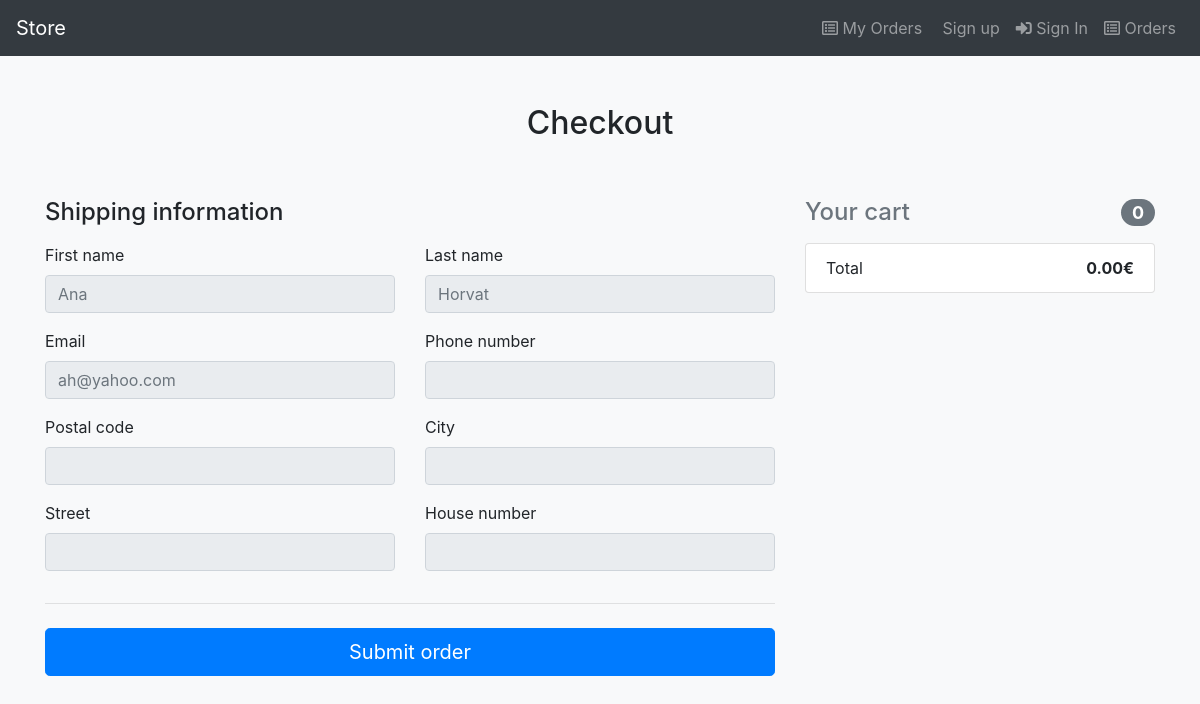
Screenshot of /index.php/checkout?userId=2 (signed in) with the database file from the repository.
### tables this page shows
create table user
(
   User_Id              int not null auto_increment,
   Username             varchar(30) not null,
   Address_Id           int,
   Role_Id              int not null,
   User_First_Name      varchar(30) not null,
   User_Last_Name       varchar(30) not null,
   User_Email           varchar(320) not null,
   User_Password        varchar(255) not null,
   User_Phone_Number    varchar(12),
   User_Confirmed       bool,
   UNIQUE (User_Email, User_Phone_Number, Username),
   primary key (User_Id)
);

### ViewHelper.php (called while the page is built, shortened)
<?php
class ViewHelper {
    public static function render($file, $variables = array()) {
        extract($variables);
        include($file);
        return ob_get_clean();
    }
}

### db/user.php (called while the page is built, shortened)
<?php
class user {
    public static function get($userId) {
        $db = DBInit::getInstance();
        $statement = $db->prepare("SELECT * FROM user WHERE User_Id =:userId");
        $statement->bindParam(":userId", $userId);
        $statement->execute();
        return $statement->fetch();
    }
}

### view/checkout.view.php (the view, shortened to what this page needs)
<?php
require_once("view/navbar.php")
?>
<!doctype html>
<html lang="en">
  <head>
  </head>
  <body class="bg-light">
    <div class="container">
      <div class="py-5 text-center">
        <h2>Checkout</h2>
      </div>
      <div class="row">
        <div class="col-md-4 order-md-2 mb-4">
          <h4 class="d-flex justify-content-between align-items-center mb-3">
            <span class="text-muted">Your cart</span>
            <span class="badge badge-secondary badge-pill"><?php echo sizeof($variables['cart'])?></span>
          </h4>
          <ul class="list-group mb-3">
            <li class="list-group-item d-flex justify-content-between">
              <span>Total</span>
              <strong><?php echo number_format($variables['totalPrice'], 2)?>€</strong>
            </li>
          </ul>
        </div>
        <div class="col-md-8 order-md-1">
          <h4 class="mb-3">Shipping information</h4>
          <form>
            <div class="row">
              <div class="col-md-6 mb-3">
                <label for="firstName">First name</label>
                <input type="text" class="form-control" id="firstName" placeholder="<?php echo $variables['user']['User_First_Name']?>" disabled>
              </div>
              <div class="col-md-6 mb-3">
                <label for="lastName">Last name</label>
                <input type="text" class="form-control" id="lastName" placeholder="<?php echo $variables['user']['User_Last_Name']?>" disabled>
              </div>
            </div>
            <div class="row">
              <div class="col-md-6 mb-3">
                <label for="email">Email</label>
                <input type="email" class="form-control" id="email" placeholder="<?php echo $variables['user']['User_Email']?>" disabled>
              </div>
              <div class="col-md-6 mb-3">
                <label for="phoneNumber">Phone number</label>
                <input type="text" class="form-control" id="phoneNumber" placeholder="<?php echo $variables['user']['User_Phone_Number']?>" disabled>
              </div>
            </div>
            <div class="row">
              <div class="col-md-6 mb-3">
                <label for="postalCode">Postal code</label>
                <input type="text" class="form-control" id="postalCode" placeholder="<?php echo $variables['address']['Postal_Code']?>" disabled>
              </div>
              <div class="col-md-6 mb-3">
                <label for="city">City</label>
                <input type="text" class="form-control" id="city" placeholder="<?php echo $variables['address']['City']?>" disabled>
              </div>
            </div>
            <div class="row">
              <div class="col-md-6 mb-3">
                <label for="street">Street</label>
                <input type="text" class="form-control" id="street" placeholder="<?php echo $variables['address']['Street']?>" disabled>
              </div>
              <div class="col-md-6 mb-3">
                <label for="houseNumber">House number</label>
                <input type="text" class="form-control" id="houseNumber" placeholder="<?php echo $variables['address']['House_Number']?>" disabled>
              </div>
            </div>
            <hr class="mb-4">
            <button class="btn btn-primary btn-lg btn-block" type="submit">Submit order</button>
          </form>
        </div>
      </div>
    </div>
  </body>
</html>

### index.php (shortened to what this page needs)
<?php
require_once("controller/orderController.php");
$path = isset($_SERVER["PATH_INFO"]) ? trim($_SERVER["PATH_INFO"], "/") : "";
$urls = [
    "/^items$/" => function () {
        itemController::index();
    },
    "/^itemDetails$/" => function () {
        itemController::itemDetails();
    },
    "/^signin$/" => function() {
        utils::use_HTTPS();
        userController::signIn();
    },
    "/^signup$/" => function () {
        utils::use_HTTPS();
        UserController::signUp();
    },
    "/^signupRedirect$/" => function () {
        echo ViewHelper::render("view/signUp.view.php");
    },
    "/^signout$/" => function() {
        utils::use_HTTPS();
        userController::signOut();
    },
    "/^profile$/" => function () {
        utils::use_HTTPS();
        if (utils::isLoggedIn()) {userController::profile();}
        else {ViewHelper::redirect(BASE_URL . "items");}
    },
    "/^profile\/update$/" => function () {
        utils::use_HTTPS();
        if (utils::isLoggedIn()) {itemController::updateProfile();}
        else {ViewHelper::redirect(BASE_URL . "items");}
    },
    "/^profile\/updatePersonalInformation$/" => function () {
        utils::use_HTTPS();
        if (utils::isLoggedIn()) {userController::updatePersonalInformation();}
        else {ViewHelper::redirect(BASE_URL . "items");}
    },
    "/^profile\/updateAddress$/" => function () {
        utils::use_HTTPS();
        if (utils::isLoggedIn()) {userController::updateAddress();}
        else {ViewHelper::redirect(BASE_URL . "items");}
    },
    "/^profile\/updatePassword$/" => function () {
        utils::use_HTTPS();
        if (utils::isLoggedIn()) {userController::updatePassword();}
        else {ViewHelper::redirect(BASE_URL . "items");}
    },
    "/^customerList$/" => function () {
        utils::use_HTTPS();
        if (utils::isLoggedIn() && utils::isSalesman()) {userController::customerList();}
        else {ViewHelper::redirect(BASE_URL . "items");}
    },
    "/^toggleConfirmation$/" => function () {
        utils::use_HTTPS();
        if (utils::isLoggedIn() && utils::isSalesman()) {userController::toggleConfirmation();}
        else {ViewHelper::redirect(BASE_URL . "items");}
    },
    "/^registerSalesman$/" => function () {
        utils::use_HTTPS();
        if (utils::isLoggedIn() && utils::isAdmin()) {userController::registerSalesman();}
        else {ViewHelper::redirect(BASE_URL . "items");}
    },
    "/^registerCustomer$/" => function () {
        utils::use_HTTPS();
        if (utils::isLoggedIn() && utils::isSalesman()) {userController::registerCustomer();}
        else {ViewHelper::redirect(BASE_URL . "items");}
    },
    "/^itemList$/" => function () {
        if (utils::isLoggedIn() && utils::isSalesman()) {itemController::itemList();}
        else {ViewHelper::redirect(BASE_URL . "items");}
    },
    "/^toggleActivation$/" => function () {
        utils::use_HTTPS();
        if (utils::isLoggedIn() && utils::isSalesman()) {itemController::toggleActivation();}
        else {ViewHelper::redirect(BASE_URL . "items");}
    },
    "/^addItem$/" => function () {
        if (utils::isLoggedIn()) {itemController::addItem();}
        else {ViewHelper::redirect(BASE_URL . "items");}
    },
    "/^editItem/" => function () {
        if (utils::isLoggedIn()) {itemController::editItem();}
        else {ViewHelper::redirect(BASE_URL . "items");}
    },
    "/^saveCart$/" => function (){
        utils::use_HTTPS();
        if (utils::isLoggedIn()) {itemController::saveCart();}
        else {ViewHelper::redirect(BASE_URL . "items");}
    },
    "/^emptyCart$/" => function (){
        utils::use_HTTPS();
        if (utils::isLoggedIn()) {itemController::emptyCart();}
        else {ViewHelper::redirect(BASE_URL . "items");}
    },
    "/^addItem$/" => function () {
        utils::use_HTTPS();
        if (!utils::isLoggedIn()) {userController::signIn();}
        else {ItemController::addItem();}
    },
    "/^checkout$/" => function (){
        OrderController::checkout();
    },
    "/^$/" => function () {
        ViewHelper::redirect(BASE_URL . "items");
    },
    "/^api\/items\/(\d+)$/" => function ($method, $id) {
        switch ($method) {
            case "PUT":
                itemRESTController::edit($id);
                break;
            default:
                itemRESTController::get($id);
                break;
        }
    },
    "/^api\/items$/" => function ($method) {
        switch ($method) {
            case "POST":
                itemRESTController::add();
                break;
            default:
                itemRESTController::index();
                break;
        }
    },
];
foreach ($urls as $pattern => $controller) {
    if (preg_match($pattern, $path, $params)) {
        try {
            $params[0] = $_SERVER["REQUEST_METHOD"];
            $controller(...$params);
        } catch (InvalidArgumentException $e) {
            ViewHelper::error404();
        } catch (Exception $e) {
            ViewHelper::displayError($e, true);
        }
        exit();
    }
}

### rows the page displays
user: User_First_Name "Ana", User_Last_Name "Horvat", User_Email "ah@yahoo.com"
